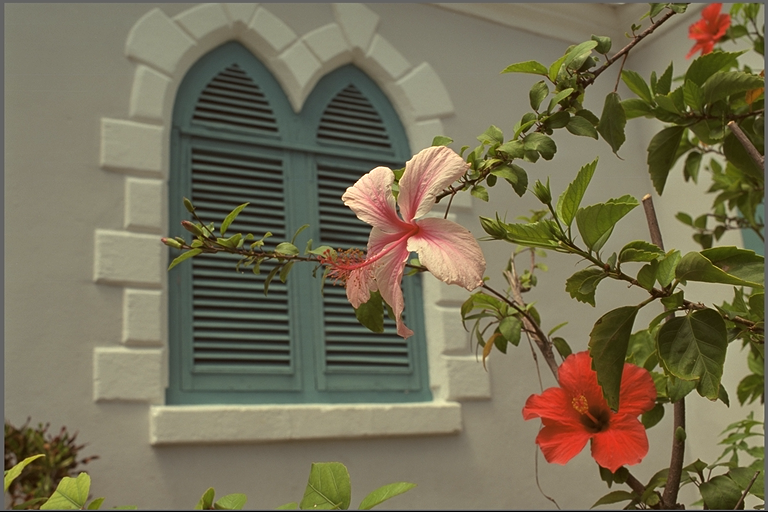
#> input picture Images/kodim07.png, 768 x 512 px, found by its file name
$ jupyter execute PCA_Method.ipynb
#> lines starting #> are read from the running program, lines starting #| are printed output that depends on the picture; long printed decimals are rounded
# Image Compression with Principle Component Analysis
Principle component analysis (PCA) is a common dimension reduction technique. When running PCA, we first find a basis of vectors (the principle components) that explains most of the variance in the original dataset, then project the original dataset into this lower-dimensional space. While more common in other fields, this technique can also be applied to image compression -- reducing the dimensionality of the image means it takes less space to store, and by only removing components that account for the least variance, we can preserve the original image.

Up to a constant, the covariance matrix is defined as
$$ cov(X) = X X^T = X^T X,$$
since the covariance is symmetric. Note that the variance of dimensions fall on the diagonal and covariances are on the off-diagonals. The goal of PCA is to map an `m*n` matrix `X` onto a lower dimensional `m*k` matrix `Z` in which each dimension has maximal variance and no covariance; ie `cov(Z)` is diagonalized. To do this we must find a `n*k` projection matrix `V` such that $$Z_{m*k}=X_{m*n}V_{n*k}.$$

In order to pick `V` such that diagonalizes `cov(Z)`, note that
$$cov(Z) = (VX)(VX)^T = V X X^T V^T = V cov(X) V^T.$$
Since `cov(X)` is symmetric, it is orthogonal diagonalizable by the spectral theorem (http://www.maths.manchester.ac.uk/~peter/MATH10212/notes10.pdf). Therefore there exists an orthogonal matrix `V` (the eigenvectors of `X`) such that
$$cov(Z) = P (P^T D P) P^T = (PP^T)D(PP^T) = D,$$
where `D` has the eigenvalues of `X` along its diagonal (https://medium.com/@aptrishu/understanding-principle-component-analysis-e32be0253ef0).

Therefore we pick `V` to be the eigenvectors of `cov(X)` in order to diagonalize `cov(Z)`. These eigenvectors will form the new basis of reduced-dimension data, and their eigenvalues weight the importance of each. In order to reduce `Z` to `n*k` dimensions, we therefore remove from `V` all but the `k` eigenvectors with the greatest eigenvalues.

In order to re-project the reduced-dimension data into the original number of dimensions, we simply project it onto `V^T`. Therefore
$$\hat{X}_{m*n} = Z_{m*k} V^T_{k*n}.$$

In addition to the sources mentioned above, a very good overview of this technique can be found at http://www.dsc.ufcg.edu.br/~hmg/disciplinas/posgraduacao/rn-copin-2014.3/material/SignalProcPCA.pdf.
I also used some code snippets from https://plot.ly/ipython-notebooks/principal-component-analysis/.

[cell 1]
from matplotlib import pyplot as plt
import numpy as np
import cv2
from operator import itemgetter

[cell 2]
def pca_compress(M,res):

    #center each column vector around 0
    #this gives a much steeper slope in the explained variance plot below
    means = np.mean(M,axis=0)
    M_ = M - means

    #find eigenvectors of covariance matrix
    cov = M_.T @ M_
    w,v = np.linalg.eig(cov)

    #eigenvectors with larger eigenvalues explain more of the variance in original data, keep only top k
    aw = [np.abs(w[i]) for i in range(len(w))]
    pairs = [(aw[i],v[:,i]) for i in range(len(w))] #nb each column in v corresponds to eigenvalue w
    ordered = sorted(pairs, key=itemgetter(0), reverse=True)

    #calculate how much variance each eigenvector accounts for, and retain top res%
    total = np.sum(aw)
    evars = [aw[i]/total for i in range(len(w))]
    cum_evars = np.cumsum(evars)
    plt.plot(range(len(w)),cum_evars)
    plt.xlabel('Number of principle components')
    plt.ylabel('Cumulative explained variance')
    plt.show()

    N=0 #number of eigenvectors to keep
    while cum_evars[N] < res:
        N+=1

    top_v = np.array([ordered[i][1] for i in range(N)]).T #eigenvectors got flattened to rows when we ordered them
                                                          #so now we need to take the transpose
    proj = M_ @ top_v #project onto new eigenbasis
    ar = proj @ top_v.T + means #reconstruct original shape
    ar = ar.astype(int) #all our eigenvectors are real (ignore warning), cast as int so we can read as image

    return(ar,N)

We run PCA separately on each of the `R`,`G`,and `B` matrices that compose the original image:

[cell 3]
img = cv2.imread("./kodim07.png")
#> img is the input picture: shape (512, 768, 3); mean B, G, R 85.4, 110.7, 117.6
R = img[:,:,0]
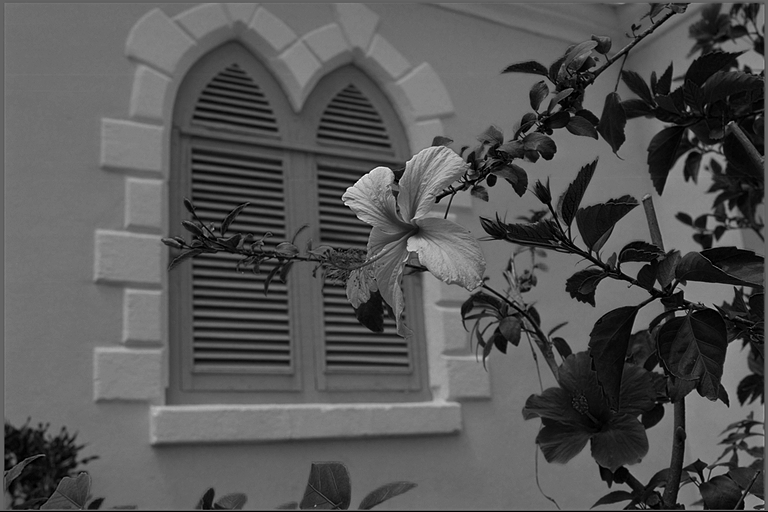
#> R: shape (512, 768); min 0, max 255, mean 85.4
G = img[:,:,1]
B = img[:,:,2]
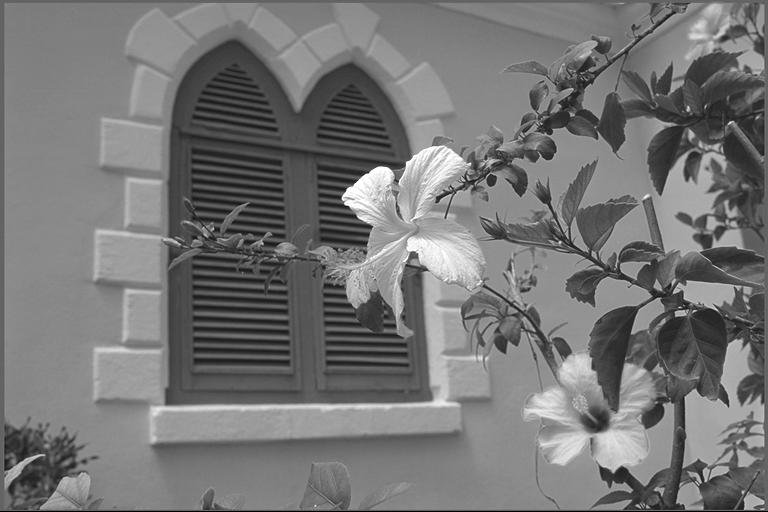
#> B: shape (512, 768); min 0, max 255, mean 117.6

res = 0.95

[cell 4]
Rar,RN = pca_compress(R,res)
#> in pca_compress, `means = np.mean(M,axis=0)`: means = 768 values, max 124.8 at index 433, min 49.03 at index 754, mean 85.37
#> in pca_compress, `aw = [np.abs(w[i]) for i in range(len(w))]`: aw = 768 values, max 82261212.1 at index 0, min 4.01e-12 at index 766, mean 590946.8
#> in pca_compress, `pairs = [(aw[i],v[:,i]) for i in range(len(w))]`: pairs = 768 items
#> in pca_compress, `total = np.sum(aw)`: total = 453847136.4
#> in pca_compress, `evars = [aw[i]/total for i in range(len(w))]`: evars = 768 values, max 0.181 at index 0, min 8.83e-21 at index 766, mean 0.0013
#> in pca_compress, `cum_evars = np.cumsum(evars)`: cum_evars = 768 values from 0.181 to 1
#> in pca_compress, `plt.show()`:
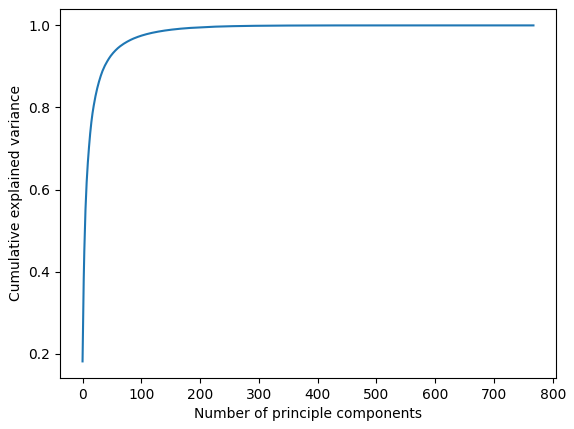
#> figure drawn by matplotlib, 1 panel; curve peaks at x = 510, y = 1
#> the loop in pca_compress, `while cum_evars[N] < res:` made 65 passes
#> after the loop in pca_compress, `while cum_evars[N] < res:`: N = 65
#> in pca_compress, `ar = ar.astype(int)`:
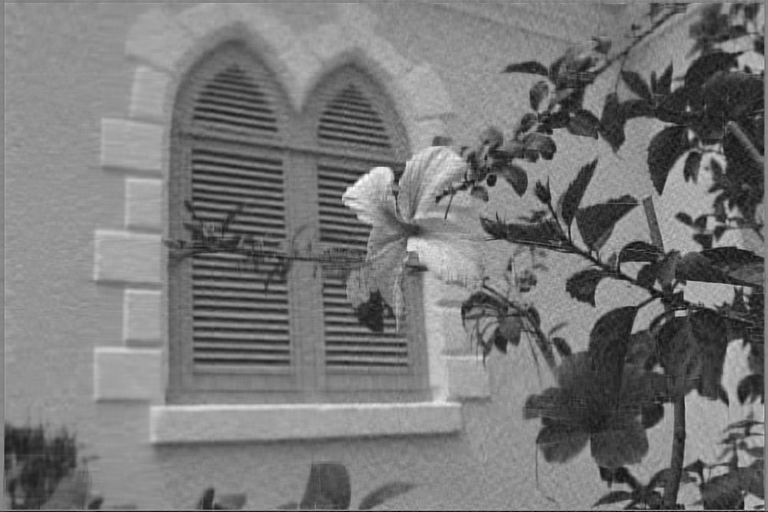
#> ar: shape (512, 768) int64; min -28, max 212, mean 84.9; drawn with min black and max white
#> RN = 65

[cell 5]
Gar,GN = pca_compress(G,res)
#> call 2 of pca_compress, with res = 0.95
#> in pca_compress (call 2), `means = np.mean(M,axis=0)`: means = 768 values, max 150.6 at index 433, min 84.5 at index 619, mean 110.7
#> in pca_compress (call 2), `cov = M_.T @ M_`:
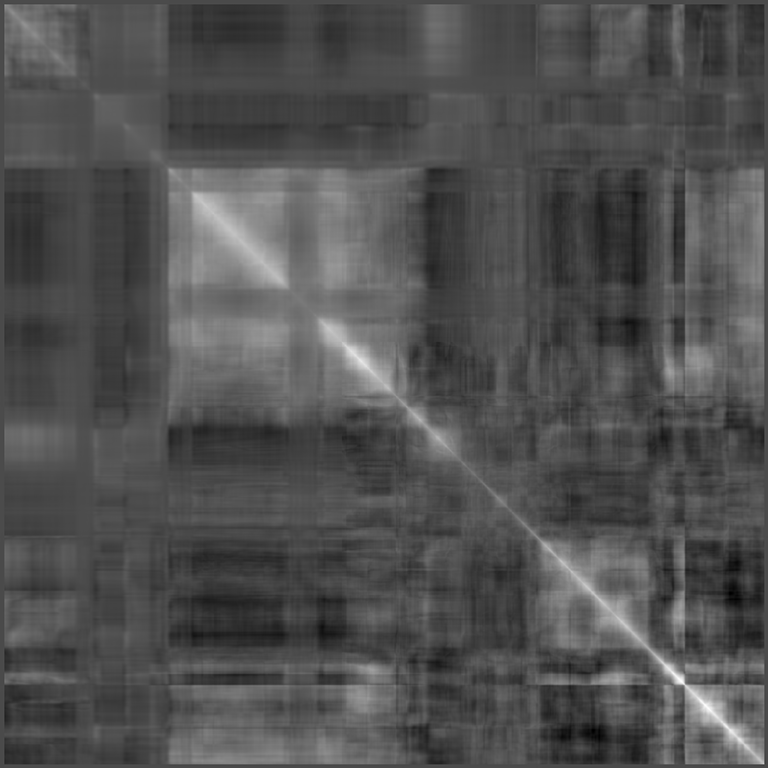
#> cov: shape (768, 768) float64; min -471449, max 1169095.4, mean 50196.7; drawn with min black and max white
#> in pca_compress (call 2), `aw = [np.abs(w[i]) for i in range(len(w))]`: aw = 768 values, max 104043957.9 at index 0, min 7.67e-13 at index 767, mean 573059.2
#> in pca_compress (call 2), `total = np.sum(aw)`: total = 440109435
#> in pca_compress (call 2), `evars = [aw[i]/total for i in range(len(w))]`: evars = 768 values, max 0.236 at index 0, min 1.74e-21 at index 767, mean 0.0013
#> in pca_compress (call 2), `cum_evars = np.cumsum(evars)`: cum_evars = 768 values from 0.236 to 1
#> the loop in pca_compress (call 2), `while cum_evars[N] < res:` made 70 passes
#> after the loop in pca_compress (call 2), `while cum_evars[N] < res:`: N = 70
#> in pca_compress (call 2), `ar = ar.astype(int)`:
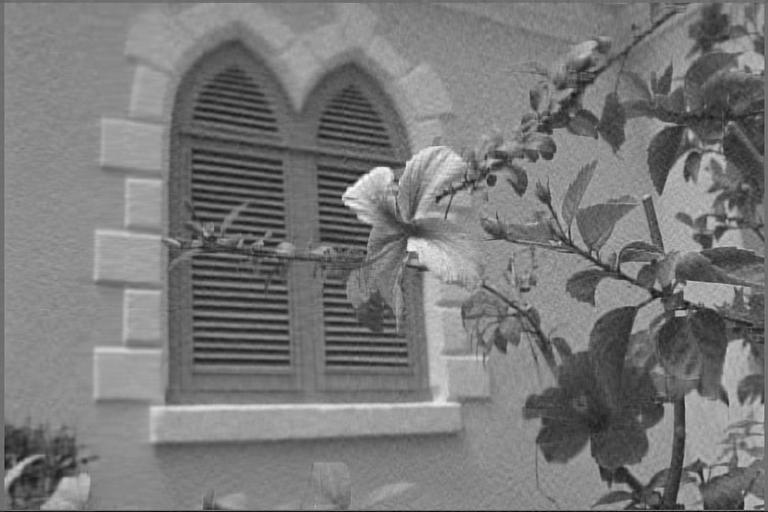
#> ar: shape (512, 768) int64; min -22, max 256, mean 110.2; drawn with min black and max white
#> GN = 70

[cell 6]
Bar,BN = pca_compress(B,res)
#> call 3 of pca_compress, with res = 0.95
#> in pca_compress (call 3), `means = np.mean(M,axis=0)`: means = 768 values, max 163.5 at index 433, min 84.5 at index 215, mean 117.6
#> in pca_compress (call 3), `cov = M_.T @ M_`:
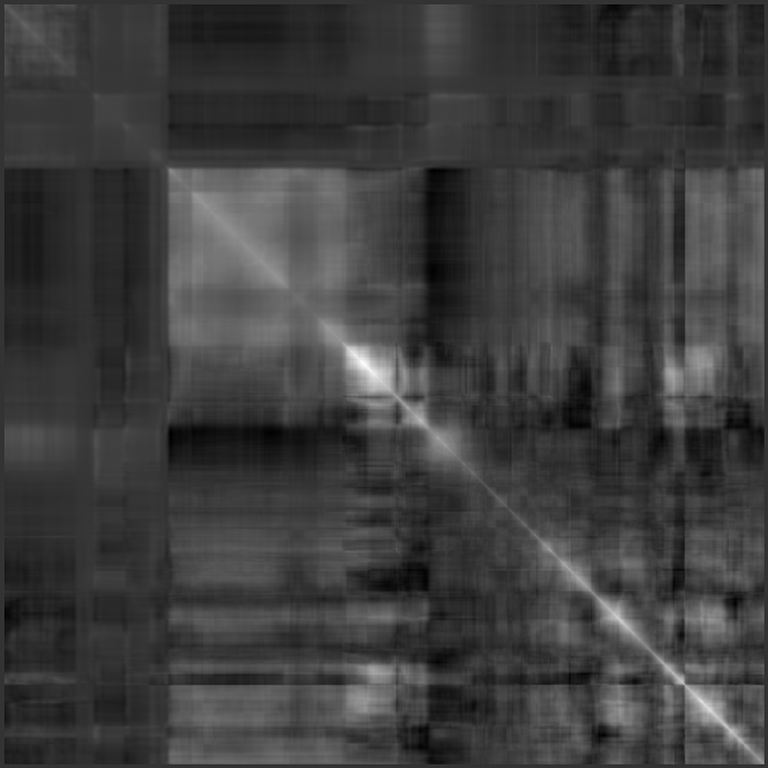
#> cov: shape (768, 768) float64; min -391905.8, max 1609970.7, mean 95188.6; drawn with min black and max white
#> in pca_compress (call 3), `aw = [np.abs(w[i]) for i in range(len(w))]`: aw = 768 values, max 138503263.1 at index 0, min 2.09e-11 at index 765, mean 667149.7
#> in pca_compress (call 3), `total = np.sum(aw)`: total = 512370999.5
#> in pca_compress (call 3), `evars = [aw[i]/total for i in range(len(w))]`: evars = 768 values, max 0.27 at index 0, min 4.07e-20 at index 765, mean 0.0013
#> in pca_compress (call 3), `cum_evars = np.cumsum(evars)`: cum_evars = 768 values from 0.27 to 1
#> the loop in pca_compress (call 3), `while cum_evars[N] < res:` made 62 passes
#> after the loop in pca_compress (call 3), `while cum_evars[N] < res:`: N = 62
#> BN = 62

[cell 7]
ar_full = np.zeros(img.shape)
ar_full[:,:,0] = Rar
ar_full[:,:,1] = Gar
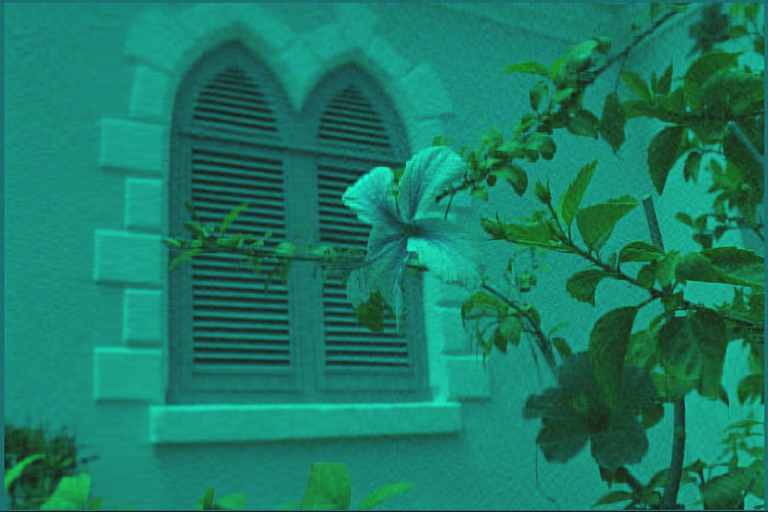
#> ar_full: shape (512, 768, 3) float64; mean of channels 0, 1, 2 84.9, 110.2, 0; drawn with min black and max white
ar_full[:,:,2] = Bar
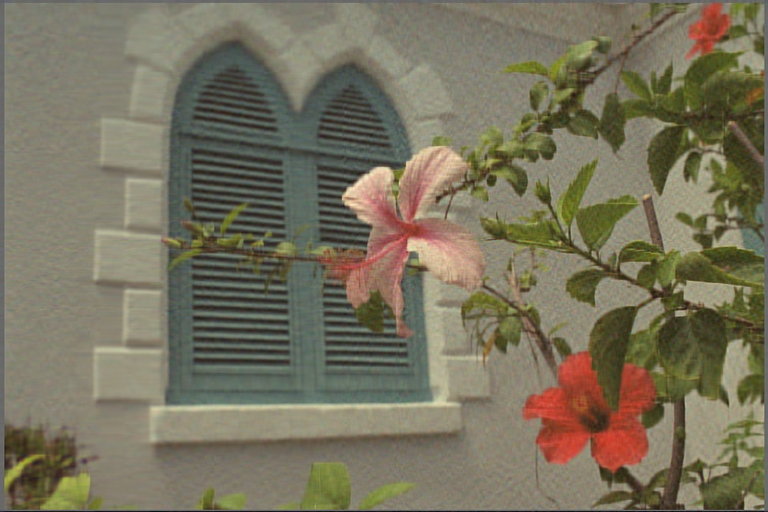
#> ar_full: shape (512, 768, 3) float64; mean of channels 0, 1, 2 84.9, 110.2, 117.1; drawn with min black and max white
cv2.imwrite("./kodim07_pcatest_"+str(res)+".png",ar_full)
#> Out = True

To calculate the compression ratio, note that we can represent the compressed form of an original `m*n` image with the `n*k` matrix `proj`, the `m*k` matrix `top_v`, and the `1*n` matrix `means`. In our case `n>m`, and so we only need `(2k+1)*n` values to reconstruct the original image. This is less than the `m*n*3` values needed to represent the original image.

[cell 8]
original = img.shape[0] * 3
after = (2*RN + 1)+(2*GN + 1)+(2*BN +1)
#> after = 397
compression_ratio = original/after
#> compression_ratio = 3.87
print(compression_ratio)
#| 3.869

$ run again, with Images/kodim05.png copied over Images/kodim07.png
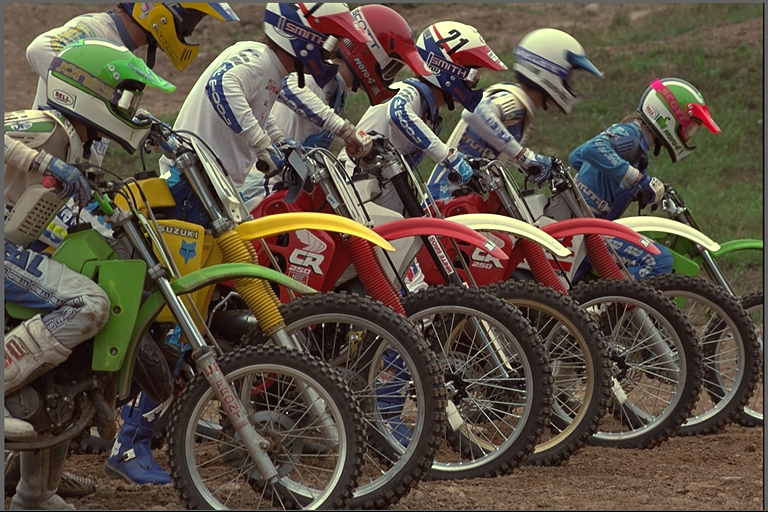
#> input picture Images/kodim05.png, 768 x 512 px, found by its file name
#> img is the input picture: shape (512, 768, 3); mean B, G, R 67.5, 81, 91.5
#> means = 768 values, max 109.7 at index 765, min 1.29 at index 763, mean 67.52
#> aw = 768 values, max 120928606.2 at index 0, min 6.02e-12 at index 766, mean 983539.8
#> pairs = 768 items
#> total = 755358533.4
#> evars = 768 values, max 0.16 at index 0, min 7.97e-21 at index 766, mean 0.0013
#> cum_evars = 768 values from 0.16 to 1
#> the loop in pca_compress, `while cum_evars[N] < res:` made 142 passes
#> after the loop in pca_compress, `while cum_evars[N] < res:`: N = 142
#> the loop in pca_compress (call 2), `while cum_evars[N] < res:` made 127 passes
#> GN = 127
#> means = 768 values, max 112.4 at index 255, min 8.5 at index 763, mean 91.5
#> in pca_compress (call 3), `cov = M_.T @ M_`:
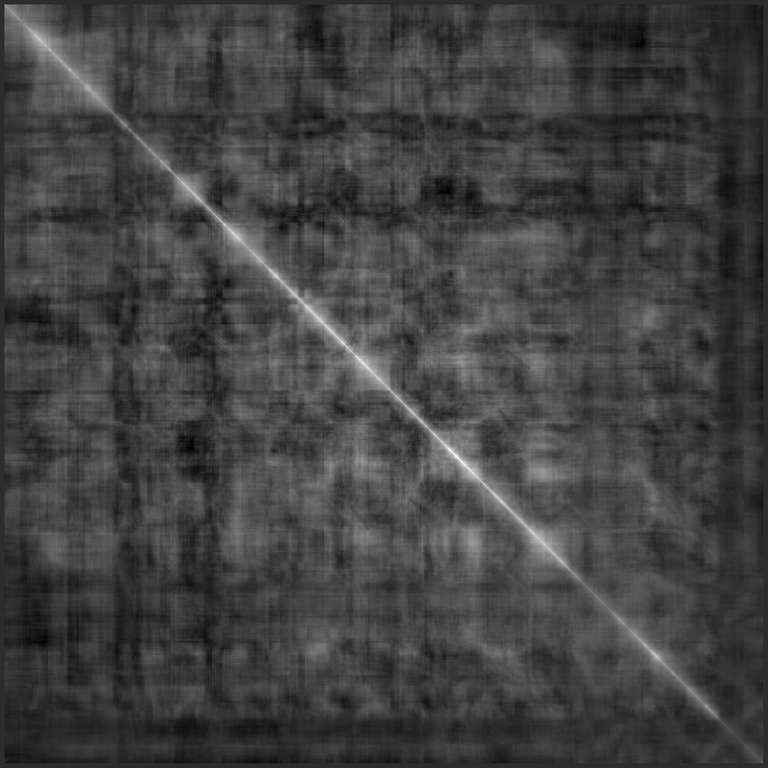
#> cov: shape (768, 768) float64; min -421952.1, max 2020764.6, mean 211838.8; drawn with min black and max white
#> aw = 768 values, max 194350024.4 at index 0, min 2.26e-12 at index 765, mean 1189938.4
#> total = 913872664.5
#> evars = 768 values, max 0.213 at index 0, min 2.48e-21 at index 765, mean 0.0013
#> cum_evars = 768 values from 0.213 to 1
#> the loop in pca_compress (call 3), `while cum_evars[N] < res:` made 131 passes
#> after the loop in pca_compress (call 3), `while cum_evars[N] < res:`: N = 131
#> `ar_full[:,:,2] = Bar`:
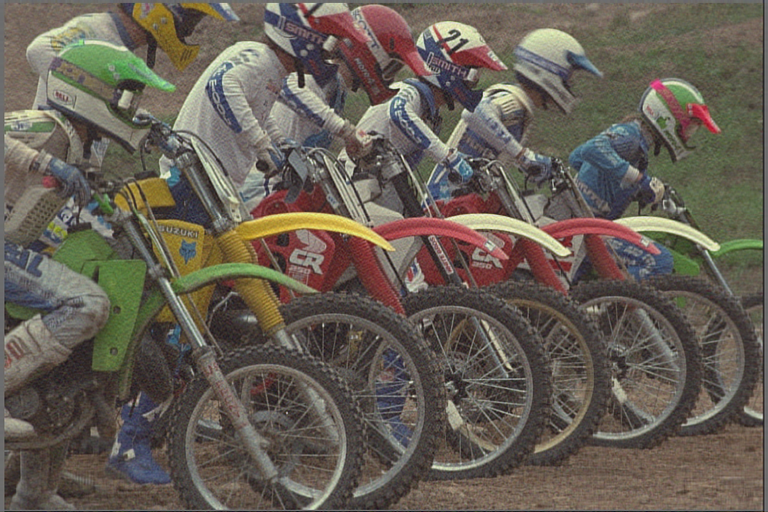
#> ar_full: shape (512, 768, 3) float64; mean of channels 0, 1, 2 67, 80.5, 91; drawn with min black and max white
#> Out = True
#> after = 803
#> compression_ratio = 1.91
#| 1.913
